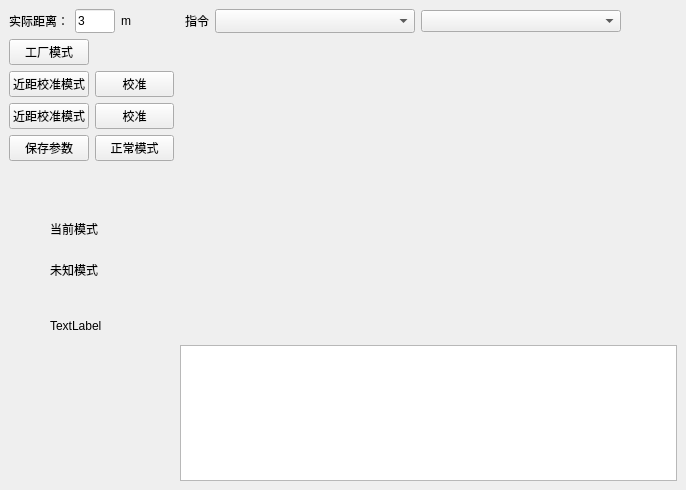
<?xml version="1.0" encoding="UTF-8"?>
<ui version="4.0">
 <class>InitialPhaseForm</class>
 <widget class="QWidget" name="InitialPhaseForm">
  <property name="geometry">
   <rect>
    <x>0</x>
    <y>0</y>
    <width>686</width>
    <height>490</height>
   </rect>
  </property>
  <property name="windowTitle">
   <string>Form</string>
  </property>
  <widget class="QWidget" name="">
   <property name="geometry">
    <rect>
     <x>9</x>
     <y>9</y>
     <width>612</width>
     <height>24</height>
    </rect>
   </property>
   <layout class="QHBoxLayout" name="horizontalLayout_3">
    <item>
     <layout class="QHBoxLayout" name="horizontalLayout">
      <item>
       <widget class="QLabel" name="label">
        <property name="text">
         <string>实际距离：</string>
        </property>
       </widget>
      </item>
      <item>
       <widget class="QLineEdit" name="lineEdit">
        <property name="sizePolicy">
         <sizepolicy hsizetype="Fixed" vsizetype="Preferred">
          <horstretch>0</horstretch>
          <verstretch>0</verstretch>
         </sizepolicy>
        </property>
        <property name="minimumSize">
         <size>
          <width>40</width>
          <height>0</height>
         </size>
        </property>
        <property name="maximumSize">
         <size>
          <width>40</width>
          <height>16777215</height>
         </size>
        </property>
        <property name="text">
         <string>3</string>
        </property>
       </widget>
      </item>
      <item>
       <widget class="QLabel" name="label_3">
        <property name="text">
         <string>m</string>
        </property>
       </widget>
      </item>
     </layout>
    </item>
    <item>
     <spacer name="horizontalSpacer">
      <property name="orientation">
       <enum>Qt::Horizontal</enum>
      </property>
      <property name="sizeHint" stdset="0">
       <size>
        <width>40</width>
        <height>20</height>
       </size>
      </property>
     </spacer>
    </item>
    <item>
     <layout class="QHBoxLayout" name="horizontalLayout_2">
      <item>
       <widget class="QLabel" name="label_2">
        <property name="sizePolicy">
         <sizepolicy hsizetype="Fixed" vsizetype="Preferred">
          <horstretch>0</horstretch>
          <verstretch>0</verstretch>
         </sizepolicy>
        </property>
        <property name="text">
         <string>指令</string>
        </property>
       </widget>
      </item>
      <item>
       <widget class="QComboBox" name="cBoxcansend">
        <property name="sizePolicy">
         <sizepolicy hsizetype="Expanding" vsizetype="Preferred">
          <horstretch>0</horstretch>
          <verstretch>0</verstretch>
         </sizepolicy>
        </property>
        <property name="minimumSize">
         <size>
          <width>200</width>
          <height>0</height>
         </size>
        </property>
       </widget>
      </item>
      <item>
       <widget class="QComboBox" name="cBoxCanSendDiscrib">
        <property name="minimumSize">
         <size>
          <width>200</width>
          <height>0</height>
         </size>
        </property>
       </widget>
      </item>
     </layout>
    </item>
   </layout>
  </widget>
  <widget class="QWidget" name="">
   <property name="geometry">
    <rect>
     <x>9</x>
     <y>39</y>
     <width>165</width>
     <height>160</height>
    </rect>
   </property>
   <layout class="QVBoxLayout" name="verticalLayout">
    <item>
     <layout class="QGridLayout" name="gridLayout">
      <item row="0" column="0">
       <widget class="QPushButton" name="pushButton_7">
        <property name="sizePolicy">
         <sizepolicy hsizetype="Minimum" vsizetype="Preferred">
          <horstretch>0</horstretch>
          <verstretch>0</verstretch>
         </sizepolicy>
        </property>
        <property name="text">
         <string>工厂模式</string>
        </property>
       </widget>
      </item>
      <item row="1" column="0">
       <widget class="QPushButton" name="pushButton">
        <property name="sizePolicy">
         <sizepolicy hsizetype="Minimum" vsizetype="Preferred">
          <horstretch>0</horstretch>
          <verstretch>0</verstretch>
         </sizepolicy>
        </property>
        <property name="text">
         <string>近距校准模式</string>
        </property>
       </widget>
      </item>
      <item row="1" column="1">
       <widget class="QPushButton" name="pushButton_3">
        <property name="sizePolicy">
         <sizepolicy hsizetype="Minimum" vsizetype="Preferred">
          <horstretch>0</horstretch>
          <verstretch>0</verstretch>
         </sizepolicy>
        </property>
        <property name="text">
         <string>校准</string>
        </property>
       </widget>
      </item>
      <item row="2" column="0">
       <widget class="QPushButton" name="pushButton_2">
        <property name="sizePolicy">
         <sizepolicy hsizetype="Minimum" vsizetype="Preferred">
          <horstretch>0</horstretch>
          <verstretch>0</verstretch>
         </sizepolicy>
        </property>
        <property name="text">
         <string>近距校准模式</string>
        </property>
       </widget>
      </item>
      <item row="2" column="1">
       <widget class="QPushButton" name="pushButton_4">
        <property name="sizePolicy">
         <sizepolicy hsizetype="Minimum" vsizetype="Preferred">
          <horstretch>0</horstretch>
          <verstretch>0</verstretch>
         </sizepolicy>
        </property>
        <property name="text">
         <string>校准</string>
        </property>
       </widget>
      </item>
      <item row="3" column="0">
       <widget class="QPushButton" name="pushButton_5">
        <property name="sizePolicy">
         <sizepolicy hsizetype="Minimum" vsizetype="Preferred">
          <horstretch>0</horstretch>
          <verstretch>0</verstretch>
         </sizepolicy>
        </property>
        <property name="text">
         <string>保存参数</string>
        </property>
       </widget>
      </item>
      <item row="3" column="1">
       <widget class="QPushButton" name="pushButton_6">
        <property name="sizePolicy">
         <sizepolicy hsizetype="Minimum" vsizetype="Preferred">
          <horstretch>0</horstretch>
          <verstretch>0</verstretch>
         </sizepolicy>
        </property>
        <property name="text">
         <string>正常模式</string>
        </property>
       </widget>
      </item>
     </layout>
    </item>
    <item>
     <spacer name="verticalSpacer">
      <property name="orientation">
       <enum>Qt::Vertical</enum>
      </property>
      <property name="sizeHint" stdset="0">
       <size>
        <width>20</width>
        <height>40</height>
       </size>
      </property>
     </spacer>
    </item>
   </layout>
  </widget>
  <widget class="QWidget" name="">
   <property name="geometry">
    <rect>
     <x>180</x>
     <y>39</y>
     <width>497</width>
     <height>442</height>
    </rect>
   </property>
   <layout class="QVBoxLayout" name="verticalLayout_2">
    <item>
     <widget class="QWidget" name="widget" native="true">
      <property name="minimumSize">
       <size>
        <width>0</width>
        <height>300</height>
       </size>
      </property>
     </widget>
    </item>
    <item>
     <widget class="QTextBrowser" name="textBrowser"/>
    </item>
   </layout>
  </widget>
  <widget class="QWidget" name="">
   <property name="geometry">
    <rect>
     <x>50</x>
     <y>220</y>
     <width>81</width>
     <height>131</height>
    </rect>
   </property>
   <layout class="QVBoxLayout" name="verticalLayout_3">
    <item>
     <widget class="QLabel" name="label_4">
      <property name="sizePolicy">
       <sizepolicy hsizetype="Preferred" vsizetype="Fixed">
        <horstretch>0</horstretch>
        <verstretch>0</verstretch>
       </sizepolicy>
      </property>
      <property name="text">
       <string>当前模式</string>
      </property>
     </widget>
    </item>
    <item>
     <widget class="QLabel" name="label_5">
      <property name="text">
       <string>未知模式</string>
      </property>
     </widget>
    </item>
    <item>
     <widget class="QLabel" name="label_state">
      <property name="text">
       <string>TextLabel</string>
      </property>
     </widget>
    </item>
   </layout>
  </widget>
 </widget>
 <resources/>
 <connections/>
</ui>
